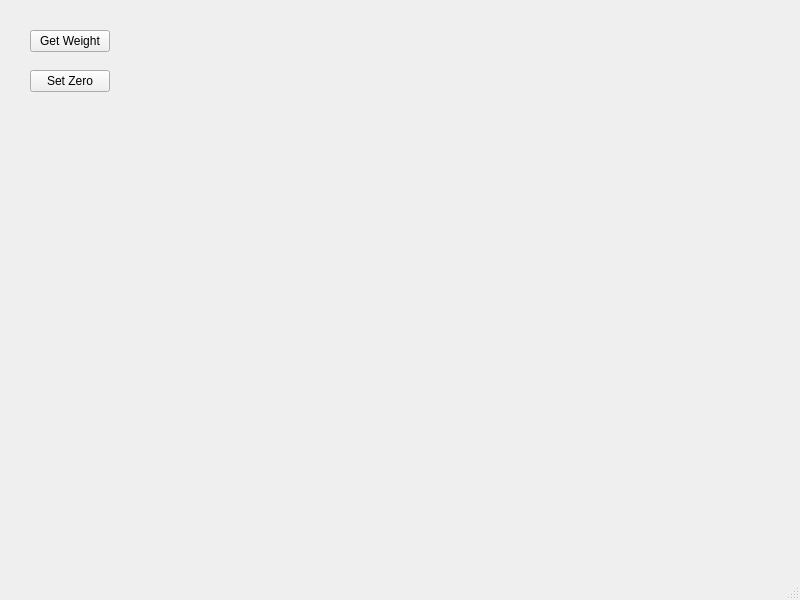
<?xml version="1.0" encoding="UTF-8"?>
<ui version="4.0">
 <class>MainWindow</class>
 <widget class="QMainWindow" name="MainWindow">
  <property name="geometry">
   <rect>
    <x>0</x>
    <y>0</y>
    <width>800</width>
    <height>600</height>
   </rect>
  </property>
  <property name="windowTitle">
   <string>MainWindow</string>
  </property>
  <widget class="QWidget" name="centralwidget">
   <widget class="QPushButton" name="getWeight">
    <property name="geometry">
     <rect>
      <x>30</x>
      <y>30</y>
      <width>80</width>
      <height>22</height>
     </rect>
    </property>
    <property name="text">
     <string>Get Weight</string>
    </property>
   </widget>
   <widget class="QPushButton" name="setZero">
    <property name="geometry">
     <rect>
      <x>30</x>
      <y>70</y>
      <width>80</width>
      <height>22</height>
     </rect>
    </property>
    <property name="text">
     <string>Set Zero</string>
    </property>
   </widget>
  </widget>
  <widget class="QMenuBar" name="menubar">
   <property name="geometry">
    <rect>
     <x>0</x>
     <y>0</y>
     <width>800</width>
     <height>20</height>
    </rect>
   </property>
  </widget>
  <widget class="QStatusBar" name="statusbar"/>
 </widget>
 <resources/>
 <connections/>
</ui>
